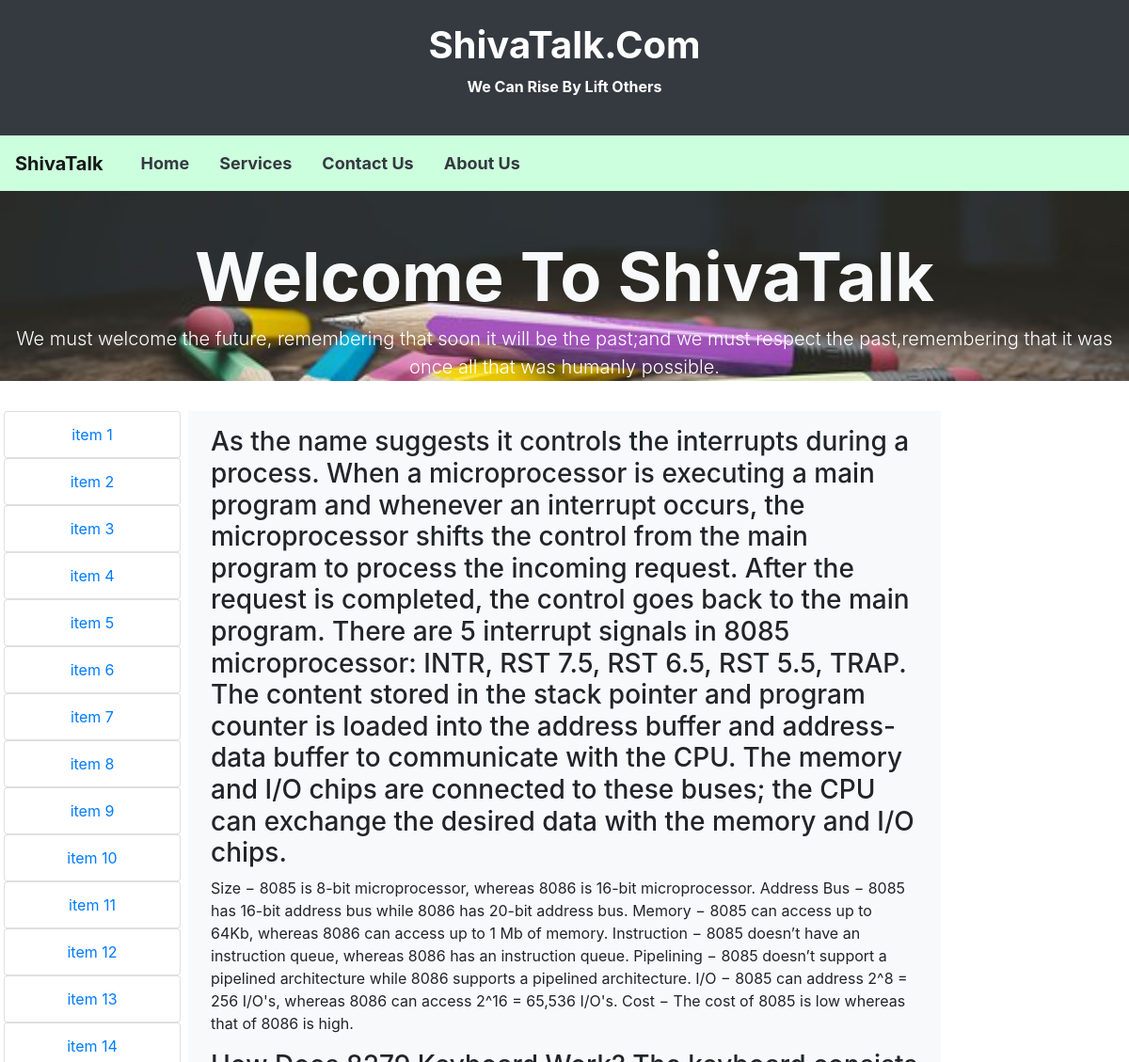
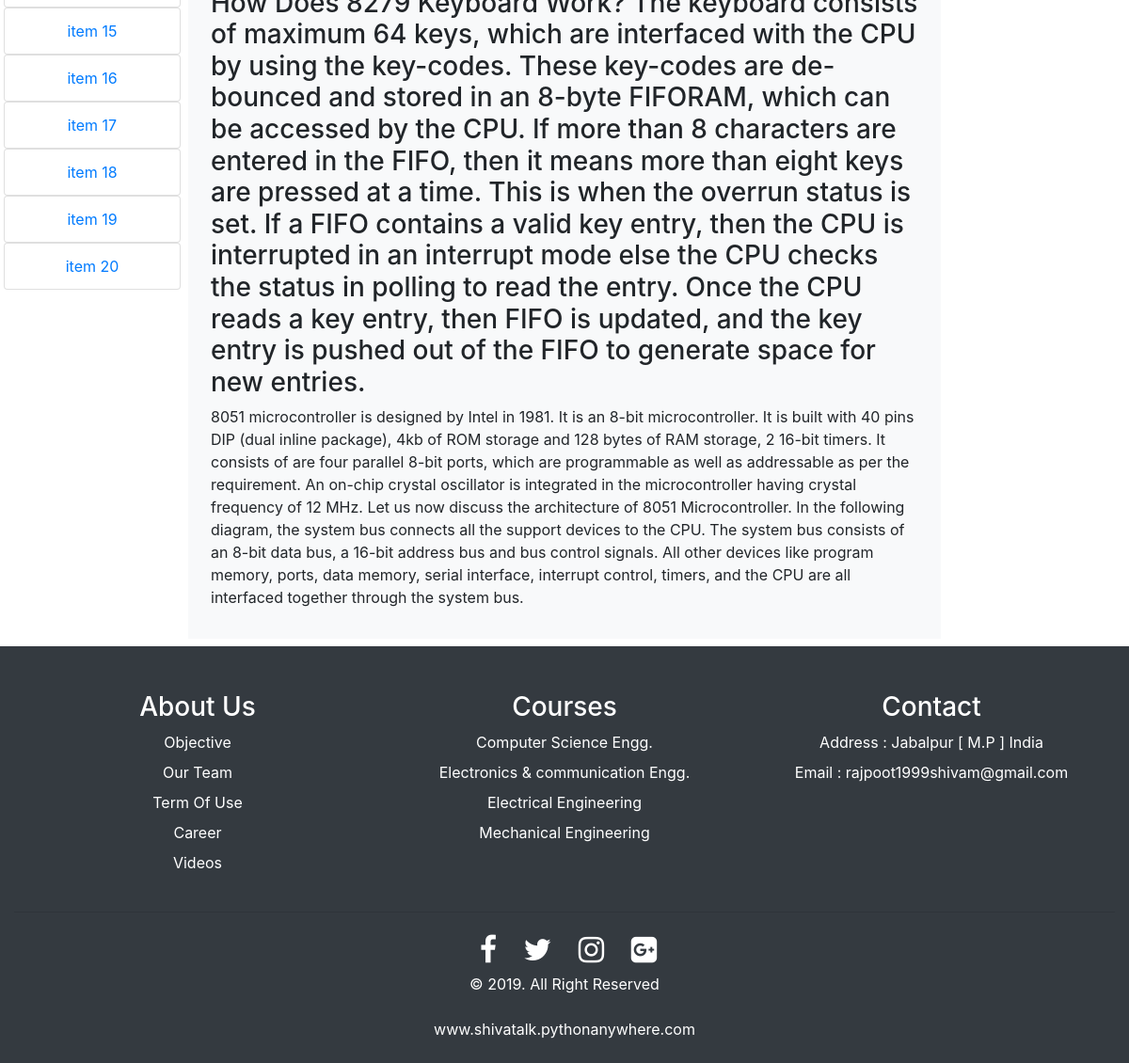
/control/data/1/, run on the app's committed database (2 pictures, top to bottom).
### controlapp/models.py (models this page shows, shortened)
class Textcontent(models.Model):
    msg1 = models.TextField(max_length=10000, blank=True, null=True)
    msg2 = models.TextField(max_length=10000, blank=True, null=True)
    msg3 = models.TextField(max_length=10000, blank=True, null=True)
    msg4 = models.TextField(max_length=10000, blank=True, null=True)

### controlapp/views.py (the view)
# urls.py: path('data/<int:mid>/', views.controldata),
def controldata(request, mid):
    text = Textcontent.objects.filter(id=mid)
    if (mid == 1):
        return render(request, 'controlapp/control_page1.html', {'text': text})
    elif (mid == 2):
        return render(request, 'controlapp/control_page1.html', {'text': text})
    else:
        return render(request, 'microapp/invalid_micro.html', {'text': text})

### templates/controlapp/control_page1.html (shortened to what this page needs)
{% extends "controlapp/controlbase.html" %}
{% load staticfiles %}
{% block body %}
<div class="col-md-8 px-4 py-3 mx-0 mt-3 bg-light col-12 col-sm-12">
    {% if text.exists %}
    {% for temp in text %}
    <h3>{{ temp.msg1}}</h3>
    <p>{{ temp.msg2}}</P>
    <h3>{{ temp.msg3}}</h3>
    <p>{{ temp.msg4}}</p>
    {%endfor %}
    {% else %}
    <h1>Invalid request Please enter valid id </h1>
    {% endif %}
</div>
{% endblock %}

### static/css/testing.css (style rules this page uses)
* { magin:0px;padding:0px }

### data on the page
Textcontent: msg1 "As the name suggests it controls the interrupts during a process. When a microprocessor is executing a main program and whenever an interrupt occurs, the microprocessor shifts the control from the main program to process the incoming request. After the request is completed, the control goes back to the main program. There are 5 interrupt signals in 8085 microprocessor: INTR, RST 7.5, RST 6.5, RST 5.5, TRAP. The content stored in the stack pointer and program counter is loaded into the address buffer and address-data buffer to communicate with the CPU. The memory and I/O chips are connected to these buses; the CPU can exchange the desired data with the memory and I/O chips.", msg2 "Size − 8085 is 8-bit microprocessor, whereas 8086 is 16-bit microprocessor. Address Bus − 8085 has 16-bit address bus while 8086 has 20-bit address bus. Memory − 8085 can access up to 64Kb, whereas 8086 can access up to 1 Mb of memory. Instruction − 8085 doesn’t have an instruction queue, whereas 8086 has an instruction queue. Pipelining − 8085 doesn’t support a pipelined architecture while 8086 supports a pipelined architecture. I/O − 8085 can address 2^8 = 256 I/O's, whereas 8086 can access 2^16 = 65,536 I/O's. Cost − The cost of 8085 is low whereas that of 8086 is high.", msg3 "How Does 8279 Keyboard Work? The keyboard consists of maximum 64 keys, which are interfaced with the CPU by using the key-codes. These key-codes are de-bounced and stored in an 8-byte FIFORAM, which can be accessed by the CPU. If more than 8 characters are entered in the FIFO, then it means more than eight keys are pressed at a time. This is when the overrun status is set. If a FIFO contains a valid key entry, then the CPU is interrupted in an interrupt mode else the CPU checks the status in polling to read the entry. Once the CPU reads a key entry, then FIFO is updated, and the key entry is pushed out of the FIFO to generate space for new entries.", msg4 "8051 microcontroller is designed by Intel in 1981. It is an 8-bit microcontroller. It is built with 40 pins DIP (dual inline package), 4kb of ROM storage and 128 bytes of RAM storage, 2 16-bit timers. It consists of are four parallel 8-bit ports, which are programmable as well as addressable as per the requirement. An on-chip crystal oscillator is integrated in the microcontroller having crystal frequency of 12 MHz. Let us now discuss the architecture of 8051 Microcontroller. In the following diagram, the system bus connects all the support devices to the CPU. The system bus consists of an 8-bit data bus, a 16-bit address bus and bus control signals. All other devices like program memory,…"
